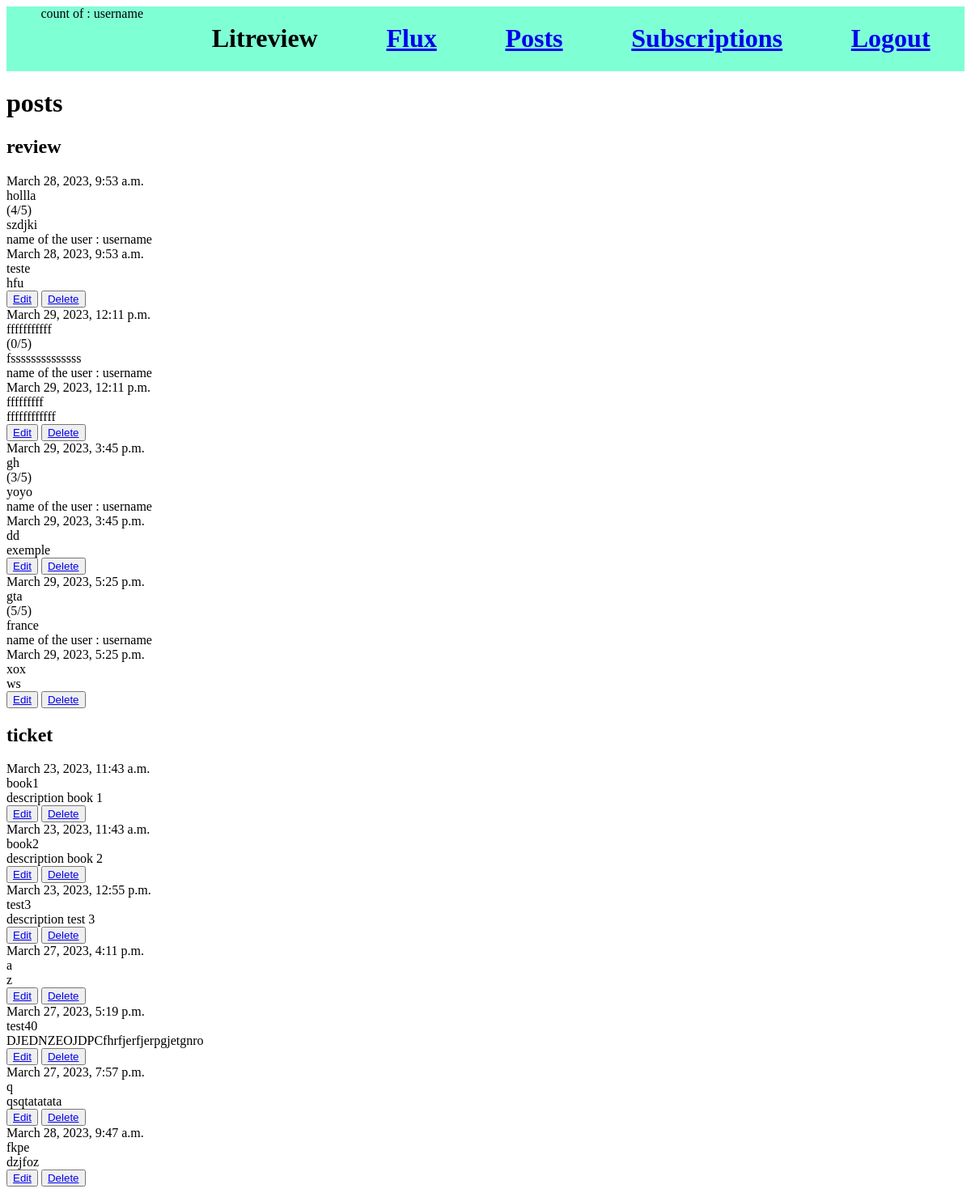
Page /dashboard/posts (signed in) on the earlier database version.
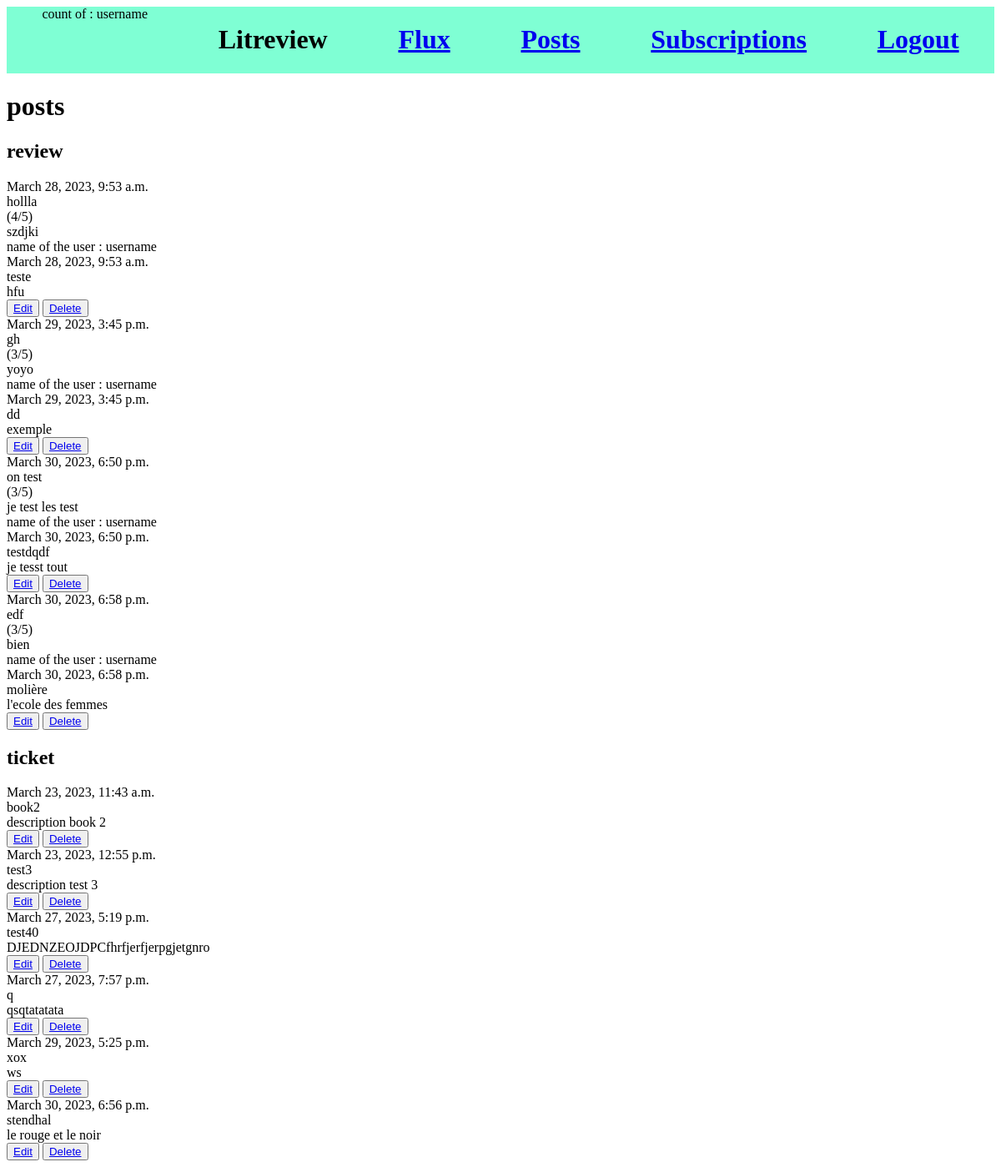
Same page on the later database version.
### reviews/models.py (models this page shows, shortened)
class Review(models.Model):
    ticket = models.ForeignKey(to=Ticket, on_delete=models.CASCADE)
    rating = models.PositiveSmallIntegerField(validators=[MinValueValidator(0), MaxValueValidator(5)])
    headline = models.CharField(max_length=128)
    body = models.TextField(max_length=8192, blank=True)
    user = models.ForeignKey(to=settings.AUTH_USER_MODEL, on_delete=models.CASCADE)
    time_created = models.DateTimeField(auto_now_add=True)

class Ticket(models.Model):
    title = models.CharField(max_length=128)
    slug = models.SlugField(max_length=128)
    description = models.TextField(max_length=2048, blank=True)
    user = models.ForeignKey(to=settings.AUTH_USER_MODEL, on_delete=models.CASCADE)
    image = models.ImageField(null=True, blank=True, upload_to='images')
    time_created = models.DateTimeField(auto_now_add=True)

### accounts/models.py (models this page shows)
class CustomUser(AbstractUser):
    pass
    def __str__(self):
        return (f"name of the user :  {self.username}")

### reviews/views.py (the view)
# urls.py: path("posts", posts, name="reviews-posts"),
def posts(request):
    list_review_ticket_id =[]
    ticket_no_comment = []
    review = Review.objects.filter(user=request.user)
    for i in range(len(review)):
        a = review[i].ticket_id
        list_review_ticket_id.append(a)
    tickets = Ticket.objects.filter(user=request.user)
    for tick in tickets:
        if tick.id not in list_review_ticket_id:
            ticket_no_comment.append(tick)
    return render(request, "reviews/posts.html", context ={"review":review, "ticket":ticket_no_comment})

### reviews/templates/reviews/posts.html
{% extends 'base.html' %}
{% block content %}
    <h1>posts</h1>
    <h2>review</h2>
    {% for post in review %}
    <article>
        <div>{{ post.time_created }}</div>
        <div>{{ post.headline }}</div>
        <div>({{ post.rating }}/5)</div>
        <div>{{ post.body }}</div>
        <div>{{ post.ticket.user }}</div>
        <div>{{ post.ticket.time_created }}</div>
        <div>{{ post.ticket.title }}</div>
        <div>{{ post.ticket.description }}</div>
        <button><a href="{% url 'review-edit' post.id %}" type="submit">Edit</a></button>
        <button><a href="{% url 'review-delete' post.id %}" type="submit">Delete</a></button>
    </article>
    {% endfor %}
    <h2>ticket</h2>
    {% for post in ticket %}
    <article>
        <div>{{ post.time_created }}</div>
        <div>{{ post.title }}</div>
        <div>{{ post.description }}</div>
        <button><a href="{% url 'ticket-edit' post.id %}" type="submit">Edit</a></button>
        <button><a href="{% url 'ticket-delete' post.id %}" type="submit">Delete</a></button>
    </article>
    {% endfor %}
{% endblock %}

Differences in the rows shown:
removed Review: time_created "March 29, 2023, 12:11 p.m.", headline "fffffffffff", rating "0", body "fssssssssssssss", ticket.user "name of the user : username", ticket.time_created "March 29, 2023, 12:11 p.m.", ticket "fffffffff", ticket.description "ffffffffffff"
removed Review: time_created "March 29, 2023, 5:25 p.m.", headline "gta", rating "5", body "france", ticket.user "name of the user : username", ticket.time_created "March 29, 2023, 5:25 p.m.", ticket "xox", ticket.description "ws"
removed Ticket: time_created "March 23, 2023, 11:43 a.m.", title "book1", description "description book 1"
removed Ticket: time_created "March 27, 2023, 4:11 p.m.", title "a", description "z"
removed Ticket: time_created "March 28, 2023, 9:47 a.m.", title "fkpe", description "dzjfoz"
added Review: time_created "March 30, 2023, 6:50 p.m.", headline "on test", rating "3", body "je test les test", ticket.user "name of the user : username", ticket.time_created "March 30, 2023, 6:50 p.m.", ticket "testdqdf", ticket.description "je tesst tout"
added Review: time_created "March 30, 2023, 6:58 p.m.", headline "edf", rating "3", body "bien", ticket.user "name of the user : username", ticket.time_created "March 30, 2023, 6:58 p.m.", ticket "molière", ticket.description "l'ecole des femmes"
now on this page (row unchanged): Ticket: time_created "March 29, 2023, 5:25 p.m.", title "xox", description "ws"
added Ticket: time_created "March 30, 2023, 6:56 p.m.", title "stendhal", description "le rouge et le noir"
